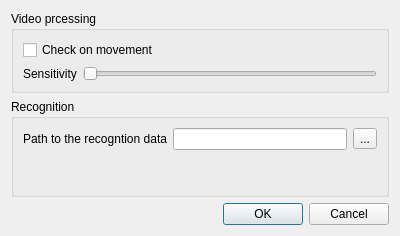
<?xml version="1.0" encoding="UTF-8"?>
<ui version="4.0">
 <class>SetPreferences</class>
 <widget class="QDialog" name="SetPreferences">
  <property name="geometry">
   <rect>
    <x>0</x>
    <y>0</y>
    <width>400</width>
    <height>236</height>
   </rect>
  </property>
  <property name="windowTitle">
   <string>Preferences</string>
  </property>
  <layout class="QVBoxLayout" name="verticalLayout_3">
   <item>
    <widget class="QGroupBox" name="groupBox">
     <property name="title">
      <string>Video prcessing</string>
     </property>
     <layout class="QVBoxLayout" name="verticalLayout">
      <item>
       <widget class="QCheckBox" name="checkBoxMovement">
        <property name="text">
         <string>Check on movement</string>
        </property>
       </widget>
      </item>
      <item>
       <layout class="QGridLayout" name="gridLayout">
        <item row="0" column="1">
         <widget class="QSlider" name="horizontalSliderSensitivity">
          <property name="orientation">
           <enum>Qt::Horizontal</enum>
          </property>
         </widget>
        </item>
        <item row="0" column="0">
         <widget class="QLabel" name="labelSensitivity">
          <property name="text">
           <string>Sensitivity</string>
          </property>
         </widget>
        </item>
       </layout>
      </item>
     </layout>
    </widget>
   </item>
   <item>
    <widget class="QGroupBox" name="groupBox_2">
     <property name="title">
      <string>Recognition</string>
     </property>
     <layout class="QVBoxLayout" name="verticalLayout_2">
      <item>
       <layout class="QHBoxLayout" name="horizontalLayout">
        <item>
         <widget class="QLabel" name="labelPath">
          <property name="text">
           <string>Path to the recogntion data</string>
          </property>
         </widget>
        </item>
        <item>
         <widget class="QLineEdit" name="lineEditPath"/>
        </item>
        <item>
         <widget class="QToolButton" name="toolButtonPath">
          <property name="text">
           <string>...</string>
          </property>
         </widget>
        </item>
       </layout>
      </item>
      <item>
       <spacer name="verticalSpacer">
        <property name="orientation">
         <enum>Qt::Vertical</enum>
        </property>
        <property name="sizeHint" stdset="0">
         <size>
          <width>20</width>
          <height>40</height>
         </size>
        </property>
       </spacer>
      </item>
     </layout>
    </widget>
   </item>
   <item>
    <widget class="QDialogButtonBox" name="buttonBox">
     <property name="orientation">
      <enum>Qt::Horizontal</enum>
     </property>
     <property name="standardButtons">
      <set>QDialogButtonBox::Cancel|QDialogButtonBox::Ok</set>
     </property>
    </widget>
   </item>
  </layout>
 </widget>
 <tabstops>
  <tabstop>checkBoxMovement</tabstop>
  <tabstop>horizontalSliderSensitivity</tabstop>
  <tabstop>lineEditPath</tabstop>
  <tabstop>toolButtonPath</tabstop>
  <tabstop>buttonBox</tabstop>
 </tabstops>
 <resources/>
 <connections>
  <connection>
   <sender>buttonBox</sender>
   <signal>accepted()</signal>
   <receiver>SetPreferences</receiver>
   <slot>accept()</slot>
   <hints>
    <hint type="sourcelabel">
     <x>227</x>
     <y>214</y>
    </hint>
    <hint type="destinationlabel">
     <x>157</x>
     <y>235</y>
    </hint>
   </hints>
  </connection>
  <connection>
   <sender>buttonBox</sender>
   <signal>rejected()</signal>
   <receiver>SetPreferences</receiver>
   <slot>reject()</slot>
   <hints>
    <hint type="sourcelabel">
     <x>295</x>
     <y>220</y>
    </hint>
    <hint type="destinationlabel">
     <x>286</x>
     <y>235</y>
    </hint>
   </hints>
  </connection>
  <connection>
   <sender>checkBoxMovement</sender>
   <signal>clicked(bool)</signal>
   <receiver>horizontalSliderSensitivity</receiver>
   <slot>setEnabled(bool)</slot>
   <hints>
    <hint type="sourcelabel">
     <x>182</x>
     <y>49</y>
    </hint>
    <hint type="destinationlabel">
     <x>198</x>
     <y>79</y>
    </hint>
   </hints>
  </connection>
  <connection>
   <sender>checkBoxMovement</sender>
   <signal>clicked(bool)</signal>
   <receiver>labelSensitivity</receiver>
   <slot>setEnabled(bool)</slot>
   <hints>
    <hint type="sourcelabel">
     <x>72</x>
     <y>47</y>
    </hint>
    <hint type="destinationlabel">
     <x>57</x>
     <y>74</y>
    </hint>
   </hints>
  </connection>
 </connections>
</ui>
